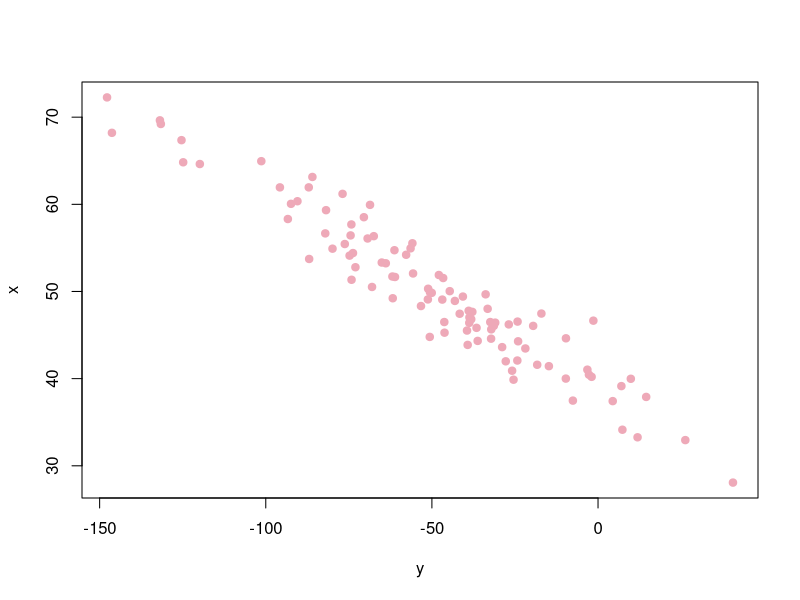
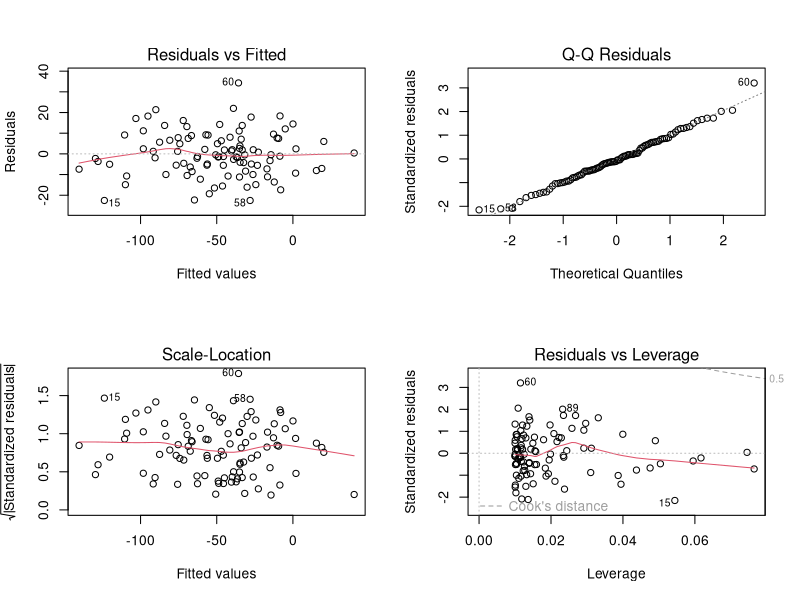
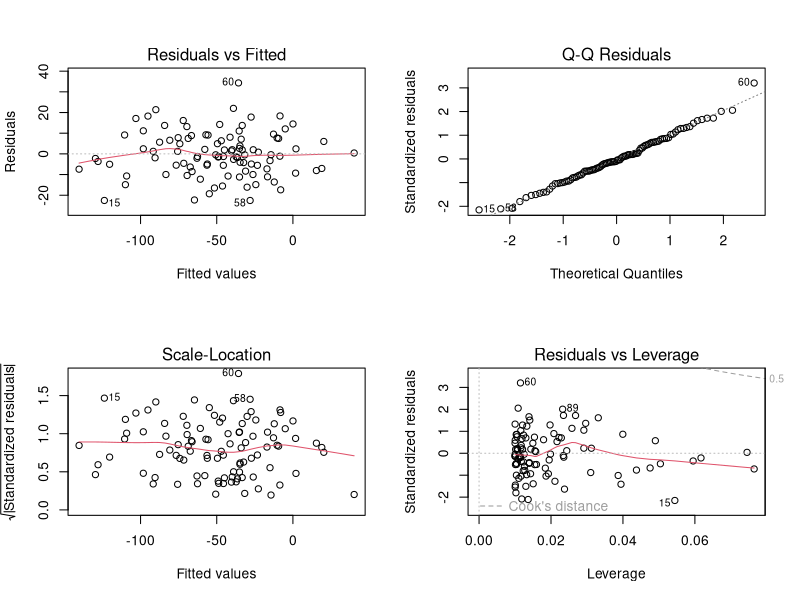
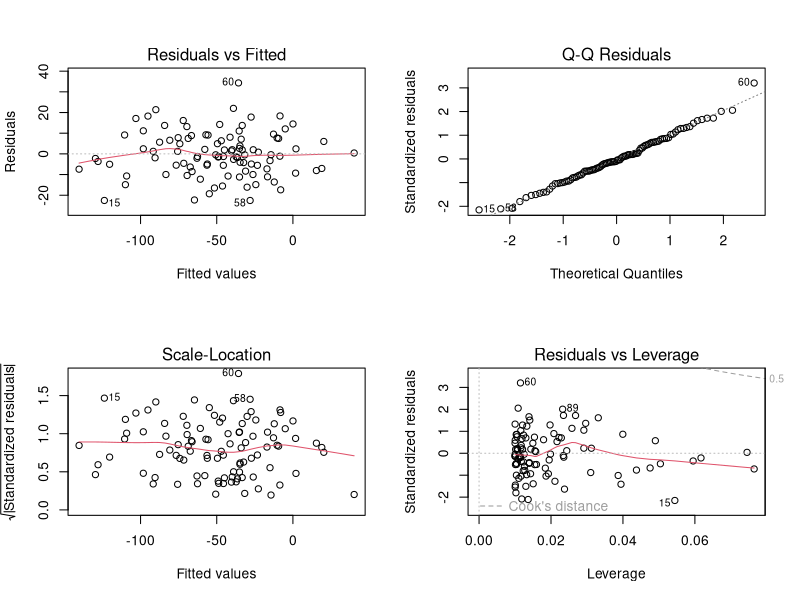
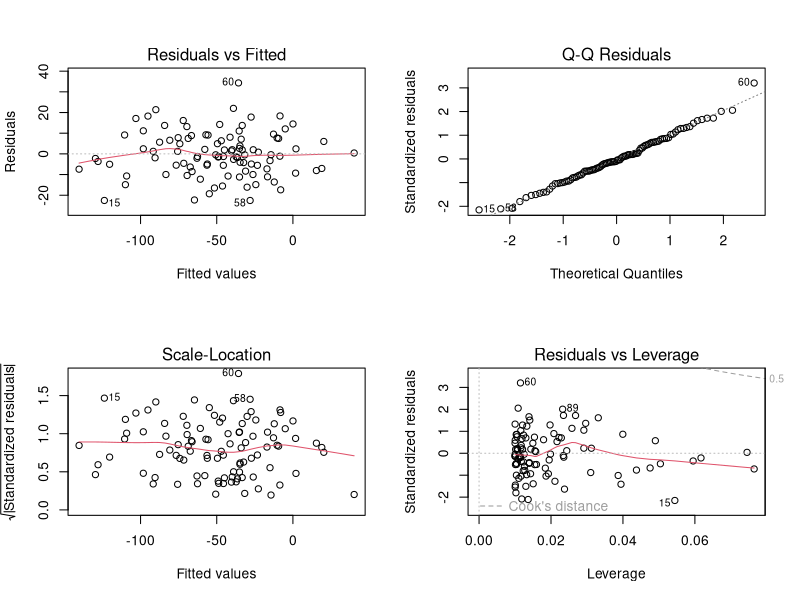
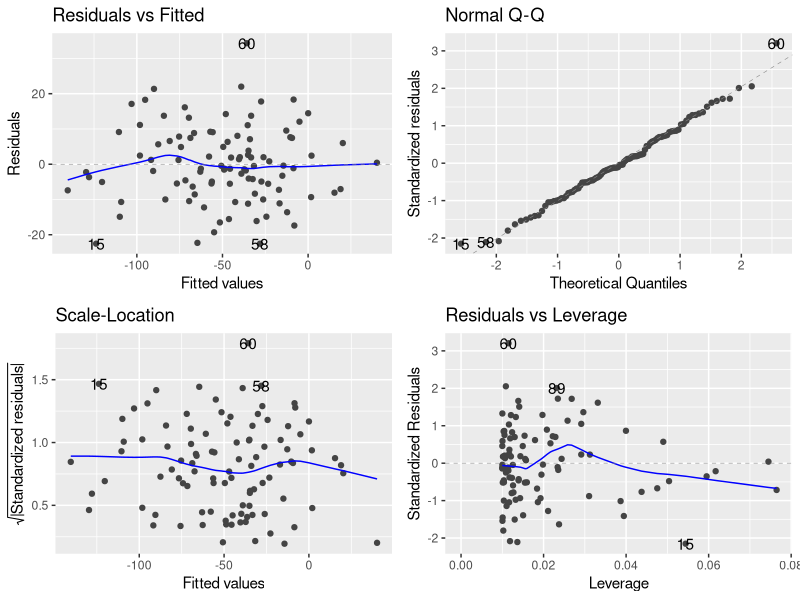
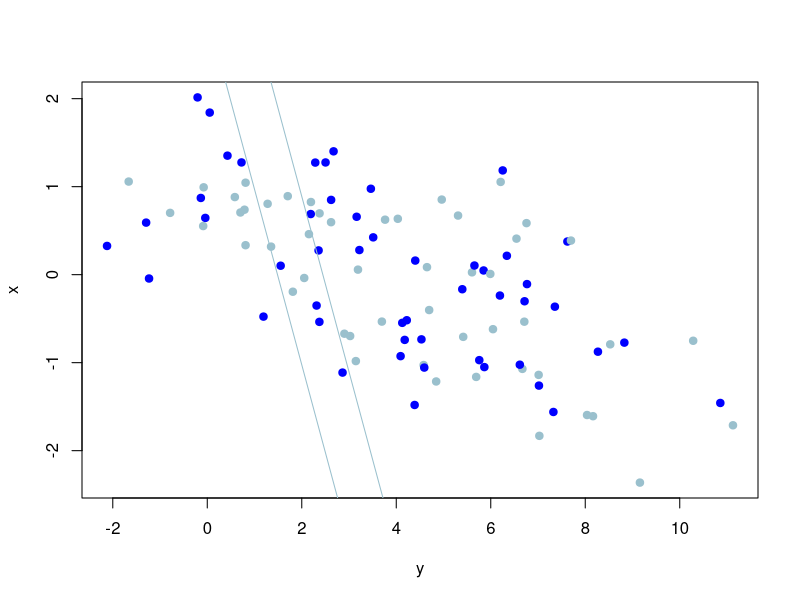

Source code (R) for these figures, in order:

# ---------------------------------------------------------------------------

# Regressao Linear

# Gerar conjunto de dados que atenda as suposicoes do modelo

# 1- Especificacao do modelo
# 2- Determinacao das variaveis independentes (explicativas)
# 3- Simulacao da variavel independente e do erro aleatorio
# 4- Calculo da variavel dependente (ou resposta)

# erro ε possui distribuicao N(0,sigma²)



# Pratica -------------------------------------------------------------------

ajusta_reta<-function(x,e) 150 - 4*x + e


x<-rnorm(100,50,9)
e<-rnorm(100,0,10)

y<-ajusta_reta(x,e)

cor(y,x)
plot(y,x, col = 'pink2', pch = 19)

mL<-lm(y~x)
summary(mL)

cor(y,x)**2

# Calcular IC

cota_sup<-mL$coefficients[2] + qt(0.975,98)* 0.1203
cota_inf<-mL$coefficients[2] - qt(0.975,98)* 0.1203
# nota: ultimo valor na formula eh o erro padrao de x

# Grafico dos residuos

library(ggfortify)

op<-par()
par(mfrow = c(2,2))
for(i in 1:4) plot(mL)
par(op)

autoplot(mL) # nao sei pq nao foi, o dos colegas foi

confint(mL, 'x', level = 0.95)
confint(mL,'(Intercep)',level = 0.75)

# vetor dos coeficientes do modelo linear (mL)
mL$coefficients

# tabelinha que apareceu no resultado do ajuste do modelo 
summary(mL)$coefficients # da para acessar os elementos como se acessa os de uma matriz

summary(mL)$sigma # desvio padrao estimado do modelo (acho)

# Regressao com Variavel Categorica -----------------------------------------

# y = B0 * B1x * B1I 
# onde I eh uma indicadora de variavel categorica dicotomica, 
# assumindo valor 1 ou 0.



# Pratica II ----------------------------------------------------------------

# x ~ Normal(0,1)
# e ~ N(0,2)

n<-100

grupo<- rep(c('A','B'), each = n/2) # repete 50 vezes cada letra

B_0 <- 5
B_1 <- -2

x <- rnorm(n)
e <- rnorm(n,0,2)

y<- B_0 + B_1*x + B_1*(grupo == "A") + e
y

plot(y,x, col = c('lightblue3', 'blue'), pch = 19)

mL1<-lm(y~x+grupo)
mL1

summary(mL1)

abline(2.9641,-1.9942, col = 'lightblue3')
abline(2.9641 + 1.9138,-1.9942, col = 'lightblue3')
